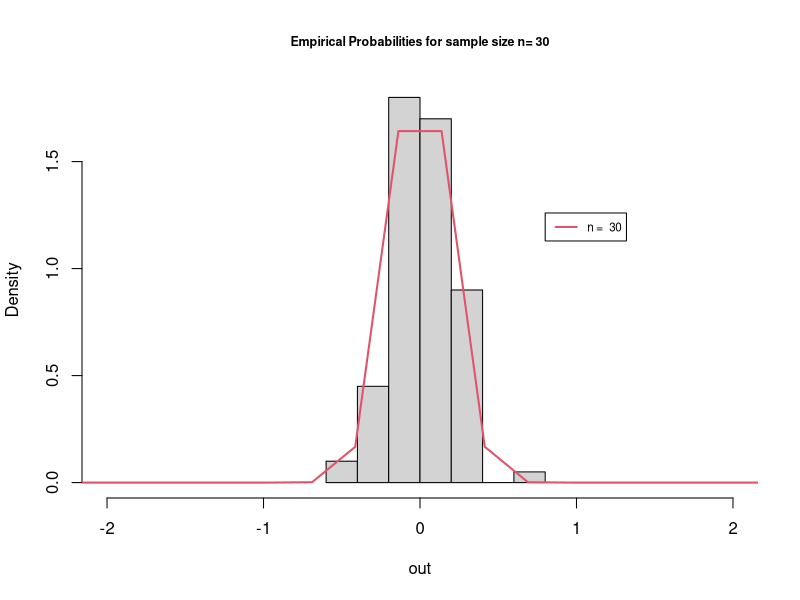

Reproduce this figure in R.
trials<- 100
n<- 30

out<- NULL
my_seq <- seq(-4, 4, by = 0.001)
color <- c(2)
for (i in seq(trials)) {
    out[i] <- mean(rnorm(n))
  }

h <- hist(out,
    breaks = "Scott",
    plot = FALSE
  )
  plot(h,
    freq = FALSE,
    xlim = c(-2, 2),
    main = paste("Empirical Probabilities for sample size n=", n),
    cex.main = 0.75
  )
color<- c(2)
  curve(dnorm(x,
    mean = 0, sd = 1 / sqrt(n)
  ),
  from = -4, to = 4, n = 30,
  type = "l", # set line type
  lwd = 2, # set line width
  add = TRUE,
  col = color
  ) 
  legend(
    x = 0.8, # set x position
    y = max(h$density) * 0.7, # set y position
    paste("n = ", n), # set appropriate legend names
    lty = 1, # set line type
    lwd = 2, # set line width
    col = color, # set line color
    cex = 0.7 # set font size
  )
